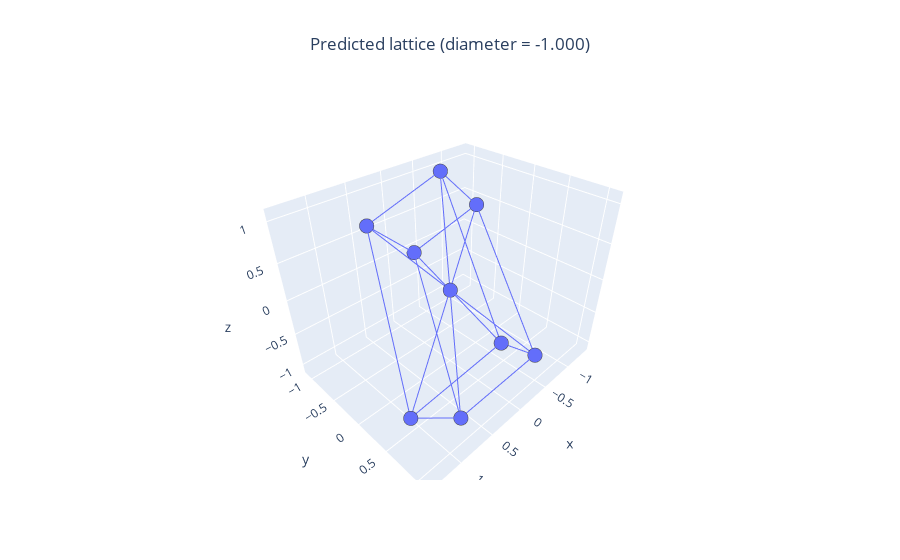
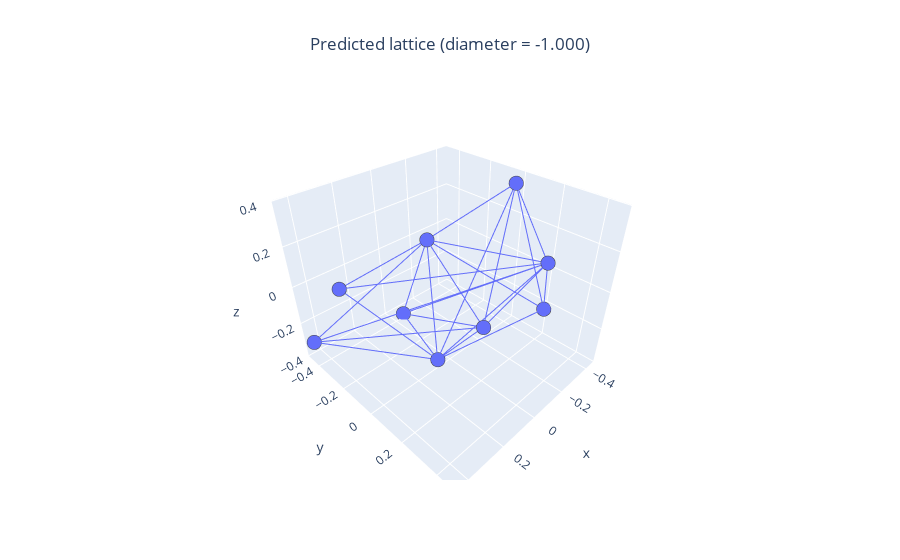

Notebook code for these charts, in order:
### Code cell
path = 'recon_mat/node_num9_nequip'
name = 'LatticeStiffness_lattice_9.npz'
plot_origin_lattice_from_path(path,name)
plot_lattice_from_path(path, name)

### Figure 1 — Plotly figure (JSON) as saved in the notebook; plotly's stock layout.template omitted (floating-point values rounded to 4 significant figures)
{"data": [{"hovertemplate": "0=%{x}<br>1=%{y}<br>2=%{z}<extra></extra>", "legendgroup": "", "marker": {"color": "#636efa", "line": {"width": 5}, "size": 5, "symbol": "circle"}, "mode": "markers", "name": "", "scene": "scene", "showlegend": false, "type": "scatter3d", "x": [-0.3895, 0.3695, 0.6199, 1.379, 0, -1.379, -0.6199, -0.3695, 0.3895], "y": [-1.094, -1.032, 0.7908, 0.8529, 0, -0.8529, -0.7908, 1.032, 1.094], "z": [-0.1084, 0.6005, -1.072, -0.3635, 0, 0.3635, 1.072, -0.6005, 0.1084]}, {"hovertemplate": "x=%{x}<br>y=%{y}<br>z=%{z}<extra></extra>", "legendgroup": "", "line": {"color": "#636efa", "dash": "solid"}, "marker": {"line": {"width": 5}, "size": 5, "symbol": "circle"}, "mode": "lines", "name": "", "scene": "scene", "showlegend": false, "type": "scatter3d", "x": [-0.3895, 0.3695], "y": [-1.094, -1.032], "z": [-0.1084, 0.6005]}, {"hovertemplate": "x=%{x}<br>y=%{y}<br>z=%{z}<extra></extra>", "legendgroup": "", "line": {"color": "#636efa", "dash": "solid"}, "marker": {"line": {"width": 5}, "size": 5, "symbol": "circle"}, "mode": "lines", "name": "", "scene": "scene", "showlegend": false, "type": "scatter3d", "x": [-0.3895, 0.6199], "y": [-1.094, 0.7908], "z": [-0.1084, -1.072]}, {"hovertemplate": "x=%{x}<br>y=%{y}<br>z=%{z}<extra></extra>", "legendgroup": "", "line": {"color": "#636efa", "dash": "solid"}, "marker": {"line": {"width": 5}, "size": 5, "symbol": "circle"}, "mode": "lines", "name": "", "scene": "scene", "showlegend": false, "type": "scatter3d", "x": [-0.3895, 0], "y": [-1.094, 0], "z": [-0.1084, 0]}, {"hovertemplate": "x=%{x}<br>y=%{y}<br>z=%{z}<extra></extra>", "legendgroup": "", "line": {"color": "#636efa", "dash": "solid"}, "marker": {"line": {"width": 5}, "size": 5, "symbol": "circle"}, "mode": "lines", "name": "", "scene": "scene", "showlegend": false, "type": "scatter3d", "x": [-0.3895, -1.379], "y": [-1.094, -0.8529], "z": [-0.1084, 0.3635]}, {"hovertemplate": "x=%{x}<br>y=%{y}<br>z=%{z}<extra></extra>", "legendgroup": "", "line": {"color": "#636efa", "dash": "solid"}, "marker": {"line": {"width": 5}, "size": 5, "symbol": "circle"}, "mode": "lines", "name": "", "scene": "scene", "showlegend": false, "type": "scatter3d", "x": [0.3695, 1.379], "y": [-1.032, 0.8529], "z": [0.6005, -0.3635]}, {"hovertemplate": "x=%{x}<br>y=%{y}<br>z=%{z}<extra></extra>", "legendgroup": "", "line": {"color": "#636efa", "dash": "solid"}, "marker": {"line": {"width": 5}, "size": 5, "symbol": "circle"}, "mode": "lines", "name": "", "scene": "scene", "showlegend": false, "type": "scatter3d", "x": [0.3695, 0], "y": [-1.032, 0], "z": [0.6005, 0]}, {"hovertemplate": "x=%{x}<br>y=%{y}<br>z=%{z}<extra></extra>", "legendgroup": "", "line": {"color": "#636efa", "dash": "solid"}, "marker": {"line": {"width": 5}, "size": 5, "symbol": "circle"}, "mode": "lines", "name": "", "scene": "scene", "showlegend": false, "type": "scatter3d", "x": [0.3695, -0.6199], "y": [-1.032, -0.7908], "z": [0.6005, 1.072]}, {"hovertemplate": "x=%{x}<br>y=%{y}<br>z=%{z}<extra></extra>", "legendgroup": "", "line": {"color": "#636efa", "dash": "solid"}, "marker": {"line": {"width": 5}, "size": 5, "symbol": "circle"}, "mode": "lines", "name": "", "scene": "scene", "showlegend": false, "type": "scatter3d", "x": [0.6199, 1.379], "y": [0.7908, 0.8529], "z": [-1.072, -0.3635]}, {"hovertemplate": "x=%{x}<br>y=%{y}<br>z=%{z}<extra></extra>", "legendgroup": "", "line": {"color": "#636efa", "dash": "solid"}, "marker": {"line": {"width": 5}, "size": 5, "symbol": "circle"}, "mode": "lines", "name": "", "scene": "scene", "showlegend": false, "type": "scatter3d", "x": [0.6199, 0], "y": [0.7908, 0], "z": [-1.072, 0]}, {"hovertemplate": "x=%{x}<br>y=%{y}<br>z=%{z}<extra></extra>", "legendgroup": "", "line": {"color": "#636efa", "dash": "solid"}, "marker": {"line": {"width": 5}, "size": 5, "symbol": "circle"}, "mode": "lines", "name": "", "scene": "scene", "showlegend": false, "type": "scatter3d", "x": [0.6199, -0.3695], "y": [0.7908, 1.032], "z": [-1.072, -0.6005]}, {"hovertemplate": "x=%{x}<br>y=%{y}<br>z=%{z}<extra></extra>", "legendgroup": "", "line": {"color": "#636efa", "dash": "solid"}, "marker": {"line": {"width": 5}, "size": 5, "symbol": "circle"}, "mode": "lines", "name": "", "scene": "scene", "showlegend": false, "type": "scatter3d", "x": [1.379, 0], "y": [0.8529, 0], "z": [-0.3635, 0]}, {"hovertemplate": "x=%{x}<br>y=%{y}<br>z=%{z}<extra></extra>", "legendgroup": "", "line": {"color": "#636efa", "dash": "solid"}, "marker": {"line": {"width": 5}, "size": 5, "symbol": "circle"}, "mode": "lines", "name": "", "scene": "scene", "showlegend": false, "type": "scatter3d", "x": [1.379, 0.3895], "y": [0.8529, 1.094], "z": [-0.3635, 0.1084]}, {"hovertemplate": "x=%{x}<br>y=%{y}<br>z=%{z}<extra></extra>", "legendgroup": "", "line": {"color": "#636efa", "dash": "solid"}, "marker": {"line": {"width": 5}, "size": 5, "symbol": "circle"}, "mode": "lines", "name": "", "scene": "scene", "showlegend": false, "type": "scatter3d", "x": [0, -1.379], "y": [0, -0.8529], "z": [0, 0.3635]}, {"hovertemplate": "x=%{x}<br>y=%{y}<br>z=%{z}<extra></extra>", "legendgroup": "", "line": {"color": "#636efa", "dash": "solid"}, "marker": {"line": {"width": 5}, "size": 5, "symbol": "circle"}, "mode": "lines", "name": "", "scene": "scene", "showlegend": false, "type": "scatter3d", "x": [0, -0.6199], "y": [0, -0.7908], "z": [0, 1.072]}, {"hovertemplate": "x=%{x}<br>y=%{y}<br>z=%{z}<extra></extra>", "legendgroup": "", "line": {"color": "#636efa", "dash": "solid"}, "marker": {"line": {"width": 5}, "size": 5, "symbol": "circle"}, "mode": "lines", "name": "", "scene": "scene", "showlegend": false, "type": "scatter3d", "x": [0, -0.3695], "y": [0, 1.032], "z": [0, -0.6005]}, {"hovertemplate": "x=%{x}<br>y=%{y}<br>z=%{z}<extra></extra>", "legendgroup": "", "line": {"color": "#636efa", "dash": "solid"}, "marker": {"line": {"width": 5}, "size": 5, "symbol": "circle"}, "mode": "lines", "name": "", "scene": "scene", "showlegend": false, "type": "scatter3d", "x": [0, 0.3895], "y": [0, 1.094], "z": [0, 0.1084]}, {"hovertemplate": "x=%{x}<br>y=%{y}<br>z=%{z}<extra></extra>", "legendgroup": "", "line": {"color": "#636efa", "dash": "solid"}, "marker": {"line": {"width": 5}, "size": 5, "symbol": "circle"}, "mode": "lines", "name": "", "scene": "scene", "showlegend": false, "type": "scatter3d", "x": [-1.379, -0.6199], "y": [-0.8529, -0.7908], "z": [0.3635, 1.072]}, {"hovertemplate": "x=%{x}<br>y=%{y}<br>z=%{z}<extra></extra>", "legendgroup": "", "line": {"color": "#636efa", "dash": "solid"}, "marker": {"line": {"width": 5}, "size": 5, "symbol": "circle"}, "mode": "lines", "name": "", "scene": "scene", "showlegend": false, "type": "scatter3d", "x": [-1.379, -0.3695], "y": [-0.8529, 1.032], "z": [0.3635, -0.6005]}, {"hovertemplate": "x=%{x}<br>y=%{y}<br>z=%{z}<extra></extra>", "legendgroup": "", "line": {"color": "#636efa", "dash": "solid"}, "marker": {"line": {"width": 5}, "size": 5, "symbol": "circle"}, "mode": "lines", "name": "", "scene": "scene", "showlegend": false, "type": "scatter3d", "x": [-0.6199, 0.3895], "y": [-0.7908, 1.094], "z": [1.072, 0.1084]}, {"hovertemplate": "x=%{x}<br>y=%{y}<br>z=%{z}<extra></extra>", "legendgroup": "", "line": {"color": "#636efa", "dash": "solid"}, "marker": {"line": {"width": 5}, "size": 5, "symbol": "circle"}, "mode": "lines", "name": "", "scene": "scene", "showlegend": false, "type": "scatter3d", "x": [-0.3695, 0.3895], "y": [1.032, 1.094], "z": [-0.6005, 0.1084]}], "layout": {"autosize": true, "scene": {"aspectmode": "auto", "aspectratio": {"x": 1.175, "y": 0.9319, "z": 0.9135}}, "title": {"text": "Predicted lattice (diameter = -1.000)", "x": 0.5}}}

### Figure 2 — Plotly figure (JSON) as saved in the notebook; plotly's stock layout.template omitted (floating-point values rounded to 4 significant figures)
{"data": [{"hovertemplate": "0=%{x}<br>1=%{y}<br>2=%{z}<extra></extra>", "legendgroup": "", "marker": {"color": "#636efa", "line": {"width": 5}, "size": 5, "symbol": "circle"}, "mode": "markers", "name": "", "scene": "scene", "showlegend": false, "type": "scatter3d", "x": [0.3254, -0.04909, -0.005755, 0.367, 0.1147, 0.4389, -0.3737, -0.4389, -0.2171], "y": [0.4643, -0.4013, -0.1452, -0.2757, 0.03639, -0.4643, 0.02169, 0.2034, 0.3232], "z": [0.26, -0.3787, 0.1847, 0.05005, -0.3045, -0.3132, 0.3787, -0.231, 0.1825]}, {"hovertemplate": "x=%{x}<br>y=%{y}<br>z=%{z}<extra></extra>", "legendgroup": "", "line": {"color": "#636efa", "dash": "solid"}, "marker": {"line": {"width": 5}, "size": 5, "symbol": "circle"}, "mode": "lines", "name": "", "scene": "scene", "showlegend": false, "type": "scatter3d", "x": [0.3254, -0.04909], "y": [0.4643, -0.4013], "z": [0.26, -0.3787]}, {"hovertemplate": "x=%{x}<br>y=%{y}<br>z=%{z}<extra></extra>", "legendgroup": "", "line": {"color": "#636efa", "dash": "solid"}, "marker": {"line": {"width": 5}, "size": 5, "symbol": "circle"}, "mode": "lines", "name": "", "scene": "scene", "showlegend": false, "type": "scatter3d", "x": [0.3254, -0.005755], "y": [0.4643, -0.1452], "z": [0.26, 0.1847]}, {"hovertemplate": "x=%{x}<br>y=%{y}<br>z=%{z}<extra></extra>", "legendgroup": "", "line": {"color": "#636efa", "dash": "solid"}, "marker": {"line": {"width": 5}, "size": 5, "symbol": "circle"}, "mode": "lines", "name": "", "scene": "scene", "showlegend": false, "type": "scatter3d", "x": [-0.04909, -0.005755], "y": [-0.4013, -0.1452], "z": [-0.3787, 0.1847]}, {"hovertemplate": "x=%{x}<br>y=%{y}<br>z=%{z}<extra></extra>", "legendgroup": "", "line": {"color": "#636efa", "dash": "solid"}, "marker": {"line": {"width": 5}, "size": 5, "symbol": "circle"}, "mode": "lines", "name": "", "scene": "scene", "showlegend": false, "type": "scatter3d", "x": [-0.005755, 0.367], "y": [-0.1452, -0.2757], "z": [0.1847, 0.05005]}, {"hovertemplate": "x=%{x}<br>y=%{y}<br>z=%{z}<extra></extra>", "legendgroup": "", "line": {"color": "#636efa", "dash": "solid"}, "marker": {"line": {"width": 5}, "size": 5, "symbol": "circle"}, "mode": "lines", "name": "", "scene": "scene", "showlegend": false, "type": "scatter3d", "x": [0.3254, 0.1147], "y": [0.4643, 0.03639], "z": [0.26, -0.3045]}, {"hovertemplate": "x=%{x}<br>y=%{y}<br>z=%{z}<extra></extra>", "legendgroup": "", "line": {"color": "#636efa", "dash": "solid"}, "marker": {"line": {"width": 5}, "size": 5, "symbol": "circle"}, "mode": "lines", "name": "", "scene": "scene", "showlegend": false, "type": "scatter3d", "x": [-0.04909, 0.1147], "y": [-0.4013, 0.03639], "z": [-0.3787, -0.3045]}, {"hovertemplate": "x=%{x}<br>y=%{y}<br>z=%{z}<extra></extra>", "legendgroup": "", "line": {"color": "#636efa", "dash": "solid"}, "marker": {"line": {"width": 5}, "size": 5, "symbol": "circle"}, "mode": "lines", "name": "", "scene": "scene", "showlegend": false, "type": "scatter3d", "x": [-0.005755, 0.1147], "y": [-0.1452, 0.03639], "z": [0.1847, -0.3045]}, {"hovertemplate": "x=%{x}<br>y=%{y}<br>z=%{z}<extra></extra>", "legendgroup": "", "line": {"color": "#636efa", "dash": "solid"}, "marker": {"line": {"width": 5}, "size": 5, "symbol": "circle"}, "mode": "lines", "name": "", "scene": "scene", "showlegend": false, "type": "scatter3d", "x": [0.367, 0.1147], "y": [-0.2757, 0.03639], "z": [0.05005, -0.3045]}, {"hovertemplate": "x=%{x}<br>y=%{y}<br>z=%{z}<extra></extra>", "legendgroup": "", "line": {"color": "#636efa", "dash": "solid"}, "marker": {"line": {"width": 5}, "size": 5, "symbol": "circle"}, "mode": "lines", "name": "", "scene": "scene", "showlegend": false, "type": "scatter3d", "x": [0.3254, 0.4389], "y": [0.4643, -0.4643], "z": [0.26, -0.3132]}, {"hovertemplate": "x=%{x}<br>y=%{y}<br>z=%{z}<extra></extra>", "legendgroup": "", "line": {"color": "#636efa", "dash": "solid"}, "marker": {"line": {"width": 5}, "size": 5, "symbol": "circle"}, "mode": "lines", "name": "", "scene": "scene", "showlegend": false, "type": "scatter3d", "x": [-0.005755, 0.4389], "y": [-0.1452, -0.4643], "z": [0.1847, -0.3132]}, {"hovertemplate": "x=%{x}<br>y=%{y}<br>z=%{z}<extra></extra>", "legendgroup": "", "line": {"color": "#636efa", "dash": "solid"}, "marker": {"line": {"width": 5}, "size": 5, "symbol": "circle"}, "mode": "lines", "name": "", "scene": "scene", "showlegend": false, "type": "scatter3d", "x": [0.1147, 0.4389], "y": [0.03639, -0.4643], "z": [-0.3045, -0.3132]}, {"hovertemplate": "x=%{x}<br>y=%{y}<br>z=%{z}<extra></extra>", "legendgroup": "", "line": {"color": "#636efa", "dash": "solid"}, "marker": {"line": {"width": 5}, "size": 5, "symbol": "circle"}, "mode": "lines", "name": "", "scene": "scene", "showlegend": false, "type": "scatter3d", "x": [0.3254, -0.3737], "y": [0.4643, 0.02169], "z": [0.26, 0.3787]}, {"hovertemplate": "x=%{x}<br>y=%{y}<br>z=%{z}<extra></extra>", "legendgroup": "", "line": {"color": "#636efa", "dash": "solid"}, "marker": {"line": {"width": 5}, "size": 5, "symbol": "circle"}, "mode": "lines", "name": "", "scene": "scene", "showlegend": false, "type": "scatter3d", "x": [-0.005755, -0.3737], "y": [-0.1452, 0.02169], "z": [0.1847, 0.3787]}, {"hovertemplate": "x=%{x}<br>y=%{y}<br>z=%{z}<extra></extra>", "legendgroup": "", "line": {"color": "#636efa", "dash": "solid"}, "marker": {"line": {"width": 5}, "size": 5, "symbol": "circle"}, "mode": "lines", "name": "", "scene": "scene", "showlegend": false, "type": "scatter3d", "x": [0.1147, -0.3737], "y": [0.03639, 0.02169], "z": [-0.3045, 0.3787]}, {"hovertemplate": "x=%{x}<br>y=%{y}<br>z=%{z}<extra></extra>", "legendgroup": "", "line": {"color": "#636efa", "dash": "solid"}, "marker": {"line": {"width": 5}, "size": 5, "symbol": "circle"}, "mode": "lines", "name": "", "scene": "scene", "showlegend": false, "type": "scatter3d", "x": [-0.005755, -0.4389], "y": [-0.1452, 0.2034], "z": [0.1847, -0.231]}, {"hovertemplate": "x=%{x}<br>y=%{y}<br>z=%{z}<extra></extra>", "legendgroup": "", "line": {"color": "#636efa", "dash": "solid"}, "marker": {"line": {"width": 5}, "size": 5, "symbol": "circle"}, "mode": "lines", "name": "", "scene": "scene", "showlegend": false, "type": "scatter3d", "x": [0.1147, -0.4389], "y": [0.03639, 0.2034], "z": [-0.3045, -0.231]}, {"hovertemplate": "x=%{x}<br>y=%{y}<br>z=%{z}<extra></extra>", "legendgroup": "", "line": {"color": "#636efa", "dash": "solid"}, "marker": {"line": {"width": 5}, "size": 5, "symbol": "circle"}, "mode": "lines", "name": "", "scene": "scene", "showlegend": false, "type": "scatter3d", "x": [-0.3737, -0.4389], "y": [0.02169, 0.2034], "z": [0.3787, -0.231]}, {"hovertemplate": "x=%{x}<br>y=%{y}<br>z=%{z}<extra></extra>", "legendgroup": "", "line": {"color": "#636efa", "dash": "solid"}, "marker": {"line": {"width": 5}, "size": 5, "symbol": "circle"}, "mode": "lines", "name": "", "scene": "scene", "showlegend": false, "type": "scatter3d", "x": [0.3254, -0.2171], "y": [0.4643, 0.3232], "z": [0.26, 0.1825]}, {"hovertemplate": "x=%{x}<br>y=%{y}<br>z=%{z}<extra></extra>", "legendgroup": "", "line": {"color": "#636efa", "dash": "solid"}, "marker": {"line": {"width": 5}, "size": 5, "symbol": "circle"}, "mode": "lines", "name": "", "scene": "scene", "showlegend": false, "type": "scatter3d", "x": [-0.04909, -0.2171], "y": [-0.4013, 0.3232], "z": [-0.3787, 0.1825]}, {"hovertemplate": "x=%{x}<br>y=%{y}<br>z=%{z}<extra></extra>", "legendgroup": "", "line": {"color": "#636efa", "dash": "solid"}, "marker": {"line": {"width": 5}, "size": 5, "symbol": "circle"}, "mode": "lines", "name": "", "scene": "scene", "showlegend": false, "type": "scatter3d", "x": [-0.005755, -0.2171], "y": [-0.1452, 0.3232], "z": [0.1847, 0.1825]}, {"hovertemplate": "x=%{x}<br>y=%{y}<br>z=%{z}<extra></extra>", "legendgroup": "", "line": {"color": "#636efa", "dash": "solid"}, "marker": {"line": {"width": 5}, "size": 5, "symbol": "circle"}, "mode": "lines", "name": "", "scene": "scene", "showlegend": false, "type": "scatter3d", "x": [0.367, -0.2171], "y": [-0.2757, 0.3232], "z": [0.05005, 0.1825]}, {"hovertemplate": "x=%{x}<br>y=%{y}<br>z=%{z}<extra></extra>", "legendgroup": "", "line": {"color": "#636efa", "dash": "solid"}, "marker": {"line": {"width": 5}, "size": 5, "symbol": "circle"}, "mode": "lines", "name": "", "scene": "scene", "showlegend": false, "type": "scatter3d", "x": [0.1147, -0.2171], "y": [0.03639, 0.3232], "z": [-0.3045, 0.1825]}, {"hovertemplate": "x=%{x}<br>y=%{y}<br>z=%{z}<extra></extra>", "legendgroup": "", "line": {"color": "#636efa", "dash": "solid"}, "marker": {"line": {"width": 5}, "size": 5, "symbol": "circle"}, "mode": "lines", "name": "", "scene": "scene", "showlegend": false, "type": "scatter3d", "x": [0.4389, -0.2171], "y": [-0.4643, 0.3232], "z": [-0.3132, 0.1825]}, {"hovertemplate": "x=%{x}<br>y=%{y}<br>z=%{z}<extra></extra>", "legendgroup": "", "line": {"color": "#636efa", "dash": "solid"}, "marker": {"line": {"width": 5}, "size": 5, "symbol": "circle"}, "mode": "lines", "name": "", "scene": "scene", "showlegend": false, "type": "scatter3d", "x": [-0.3737, -0.2171], "y": [0.02169, 0.3232], "z": [0.3787, 0.1825]}, {"hovertemplate": "x=%{x}<br>y=%{y}<br>z=%{z}<extra></extra>", "legendgroup": "", "line": {"color": "#636efa", "dash": "solid"}, "marker": {"line": {"width": 5}, "size": 5, "symbol": "circle"}, "mode": "lines", "name": "", "scene": "scene", "showlegend": false, "type": "scatter3d", "x": [-0.4389, -0.2171], "y": [0.2034, 0.3232], "z": [-0.231, 0.1825]}], "layout": {"autosize": true, "scene": {"aspectmode": "auto", "aspectratio": {"x": 1.031, "y": 1.091, "z": 0.8895}}, "title": {"text": "Predicted lattice (diameter = -1.000)", "x": 0.5}}}
